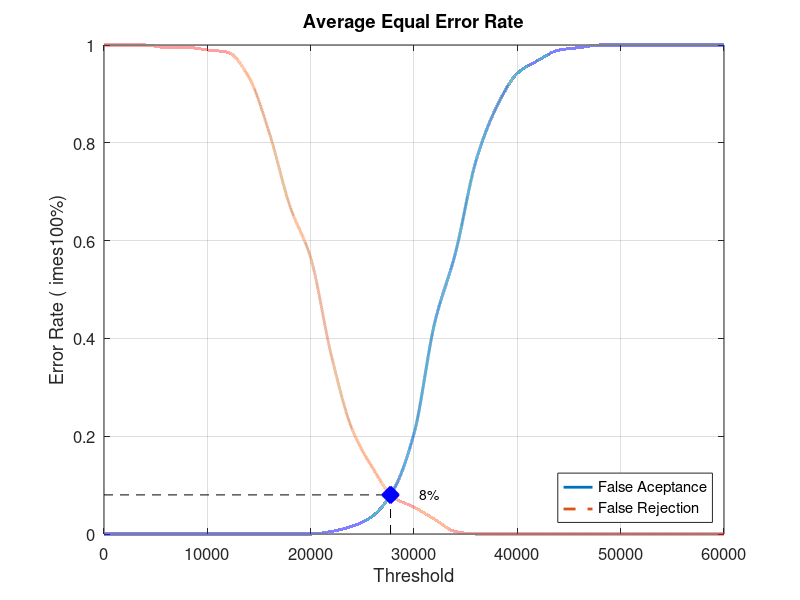
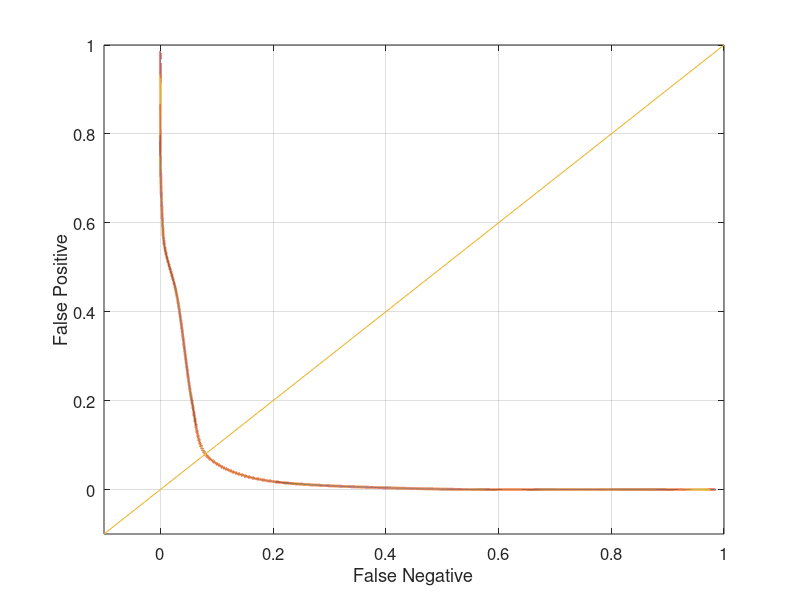

MATLAB code to generate these figures, in order:
close all;
clear;
clc;
x = 0:2000:60000;
xq = 0:0.5:60000;

y0 = [0 0 0 0 0 0 0 0 0 0 0 0.00526316 0.0157895 0.0368421 0.0894737 0.205263 0.431579 0.573684 0.763158 0.873684 0.942105 0.968421 0.989474 0.994737 1 1 1 1 1 1 1]
yy0 = interp1(x, y0, xq, 'pchip');
y1 = [1 1 1 0.995 0.995 0.99 0.985 0.935 0.82 0.67 0.565 0.365 0.215 0.135 0.075 0.055 0.03 0.005 0 0 0 0 0 0 0 0 0 0 0 0 0]
yy1 = interp1(x, y1, xq, 'pchip');

% Calculating EER: 
y2 = abs(y0 - y1);
find(y2 == min(y2))
yy2 = abs(yy0 - yy1);
xEER = find(yy2 == min(yy2));
xEERIndex = xq(xEER) % X-axis EER
yEER = yy0(xEER) % Y-axis EER

main = figure
plot(xq, yy0,'-','LineWidth', 2);	hold on
plot(xq, yy1,'--','LineWidth', 2);	hold on
plot([xEERIndex xEERIndex], [0 yEER], 'k--');	hold on
plot([0 xEERIndex], [yEER yEER], 'k--');	hold on
plot(xEERIndex, yEER, 'bx', 'LineWidth', 10);	hold on
text(xEERIndex + 10 * xEERIndex / 100, yEER, [num2str(round((10000 * yEER)) / 100) '%'])
legend('False Aceptance', 'False Rejection', 'Location', 'SouthEast')
xlabel('Threshold')
ylabel('Error Rate (	imes100%)')
title('Average Equal Error Rate')
set(gca, 'FontSize', 12)
axis([0 60000 0 1])
grid on

print(main, 'Database3_2Main', '-dpng');
FNRxFPR = figure('Color', [1 1 1]);
plot(yy1, yy0, '-', yy1, yy0, 'LineWidth', 2);
hold on
y = -0.1:0.1:1
plot(y, y); 
set(gca, 'FontSize', 12)
xlabel('False Negative')
ylabel('False Positive')
axis([-0.1 1 -0.1 1])
set(gca, 'FontSize', 12)
grid on

print(FNRxFPR, 'Database3_2FNRxFPR','-dpng');
